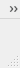
<?xml version="1.0" encoding="UTF-8"?>
<ui version="4.0">
 <class>MainWindow</class>
 <widget class="QMainWindow" name="MainWindow">
  <property name="geometry">
   <rect>
    <x>0</x>
    <y>0</y>
    <width>20</width>
    <height>68</height>
   </rect>
  </property>
  <property name="windowTitle">
   <string>MainWindow</string>
  </property>
  <widget class="QWidget" name="centralwidget">
   <layout class="QVBoxLayout" name="verticalLayout"/>
  </widget>
  <widget class="QMenuBar" name="menubar">
   <property name="geometry">
    <rect>
     <x>0</x>
     <y>0</y>
     <width>20</width>
     <height>24</height>
    </rect>
   </property>
   <widget class="QMenu" name="menuFile">
    <property name="title">
     <string>File</string>
    </property>
    <addaction name="actionNew"/>
    <addaction name="actionNew_Window"/>
    <addaction name="actionOpen"/>
    <addaction name="actionSave"/>
    <addaction name="actionSave_As"/>
    <addaction name="actionSave_All"/>
    <addaction name="separator"/>
    <addaction name="actionPrint"/>
    <addaction name="separator"/>
    <addaction name="actionClose_Tab"/>
    <addaction name="actionExit"/>
   </widget>
   <widget class="QMenu" name="menuEdit">
    <property name="title">
     <string>Edit</string>
    </property>
    <widget class="QMenu" name="menuFont">
     <property name="title">
      <string>Font</string>
     </property>
     <widget class="QMenu" name="menuStyle">
      <property name="title">
       <string>Style</string>
      </property>
      <addaction name="actionRegular_2"/>
      <addaction name="actionItalic_2"/>
      <addaction name="actionBold_2"/>
      <addaction name="actionBold_Italic_2"/>
     </widget>
     <addaction name="actionFamily"/>
     <addaction name="separator"/>
     <addaction name="menuStyle"/>
     <addaction name="actionSize_2"/>
    </widget>
    <addaction name="actionUndo"/>
    <addaction name="separator"/>
    <addaction name="actionCut"/>
    <addaction name="actionCopy"/>
    <addaction name="actionPaste"/>
    <addaction name="actionDelete"/>
    <addaction name="separator"/>
    <addaction name="actionFind"/>
    <addaction name="actionReplace"/>
    <addaction name="separator"/>
    <addaction name="menuFont"/>
   </widget>
   <widget class="QMenu" name="menuView">
    <property name="title">
     <string>View</string>
    </property>
    <addaction name="actionZoom"/>
    <addaction name="actionStatus_Bar"/>
   </widget>
   <widget class="QMenu" name="menuSettings">
    <property name="title">
     <string>Settings</string>
    </property>
   </widget>
   <addaction name="menuFile"/>
   <addaction name="menuEdit"/>
   <addaction name="menuView"/>
   <addaction name="menuSettings"/>
  </widget>
  <widget class="QStatusBar" name="statusbar"/>
  <action name="actionNew">
   <property name="text">
    <string>New Tab</string>
   </property>
  </action>
  <action name="actionNew_Window">
   <property name="text">
    <string>New Window</string>
   </property>
  </action>
  <action name="actionOpen">
   <property name="text">
    <string>Open</string>
   </property>
  </action>
  <action name="actionSave">
   <property name="text">
    <string>Save</string>
   </property>
  </action>
  <action name="actionSave_As">
   <property name="text">
    <string>Save As</string>
   </property>
  </action>
  <action name="actionSave_All">
   <property name="text">
    <string>Save All</string>
   </property>
  </action>
  <action name="actionPage_Setup">
   <property name="text">
    <string>Page Setup</string>
   </property>
  </action>
  <action name="actionPrint">
   <property name="text">
    <string>Print</string>
   </property>
  </action>
  <action name="actionClose_Tab">
   <property name="text">
    <string>Close Tab</string>
   </property>
  </action>
  <action name="actionClose_Window">
   <property name="text">
    <string>Close Window</string>
   </property>
  </action>
  <action name="actionExit">
   <property name="text">
    <string>Exit</string>
   </property>
  </action>
  <action name="actionUndo">
   <property name="text">
    <string>Undo</string>
   </property>
  </action>
  <action name="actionCut">
   <property name="text">
    <string>Cut</string>
   </property>
  </action>
  <action name="actionCopy">
   <property name="text">
    <string>Copy</string>
   </property>
  </action>
  <action name="actionPaste">
   <property name="text">
    <string>Paste</string>
   </property>
  </action>
  <action name="actionDelete">
   <property name="text">
    <string>Delete</string>
   </property>
  </action>
  <action name="actionFind">
   <property name="text">
    <string>Find</string>
   </property>
  </action>
  <action name="actionFind_Next">
   <property name="text">
    <string>Find Next</string>
   </property>
  </action>
  <action name="actionFind_Previous">
   <property name="text">
    <string>Find Previous</string>
   </property>
  </action>
  <action name="actionReplace">
   <property name="text">
    <string>Replace</string>
   </property>
  </action>
  <action name="actionGo_to">
   <property name="text">
    <string>Go to</string>
   </property>
  </action>
  <action name="actionSelect_All">
   <property name="text">
    <string>Select All</string>
   </property>
  </action>
  <action name="actionDate_Time">
   <property name="text">
    <string>Date/Time</string>
   </property>
  </action>
  <action name="actionZoom">
   <property name="text">
    <string>Zoom</string>
   </property>
  </action>
  <action name="actionStatus_Bar">
   <property name="text">
    <string>Status Bar</string>
   </property>
  </action>
  <action name="actionWord_Wrap">
   <property name="text">
    <string>Word Wrap</string>
   </property>
  </action>
  <action name="actionFamily">
   <property name="text">
    <string>Family</string>
   </property>
  </action>
  <action name="actionRegular">
   <property name="text">
    <string>Regular</string>
   </property>
  </action>
  <action name="actionItalic">
   <property name="text">
    <string>Italic</string>
   </property>
  </action>
  <action name="actionBold">
   <property name="text">
    <string>Bold</string>
   </property>
  </action>
  <action name="actionBold_Italic">
   <property name="text">
    <string>Bold Italic</string>
   </property>
  </action>
  <action name="actionRegular_2">
   <property name="text">
    <string>Regular</string>
   </property>
  </action>
  <action name="actionItalic_2">
   <property name="text">
    <string>Italic</string>
   </property>
  </action>
  <action name="actionBold_2">
   <property name="text">
    <string>Bold</string>
   </property>
  </action>
  <action name="actionBold_Italic_2">
   <property name="text">
    <string>Bold Italic</string>
   </property>
  </action>
  <action name="actionSize_2">
   <property name="text">
    <string>Size</string>
   </property>
  </action>
 </widget>
 <resources/>
 <connections/>
</ui>
